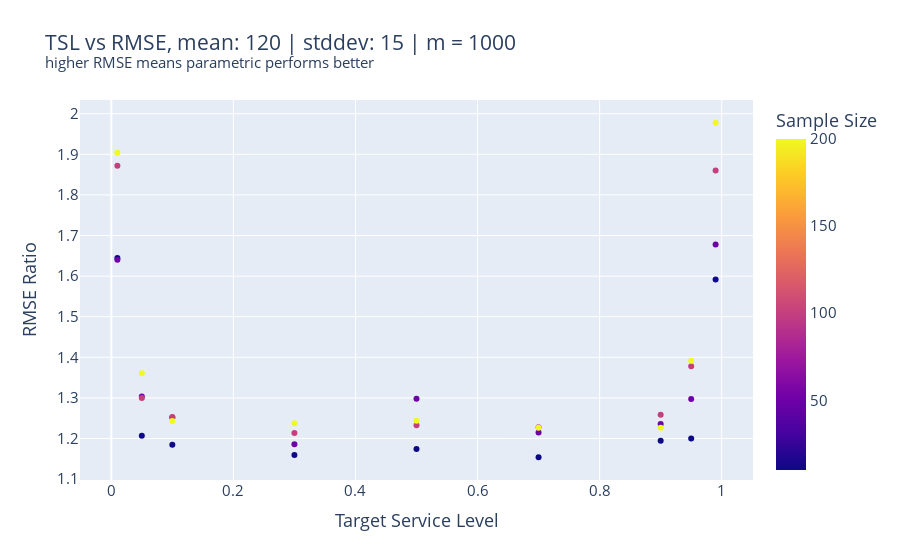
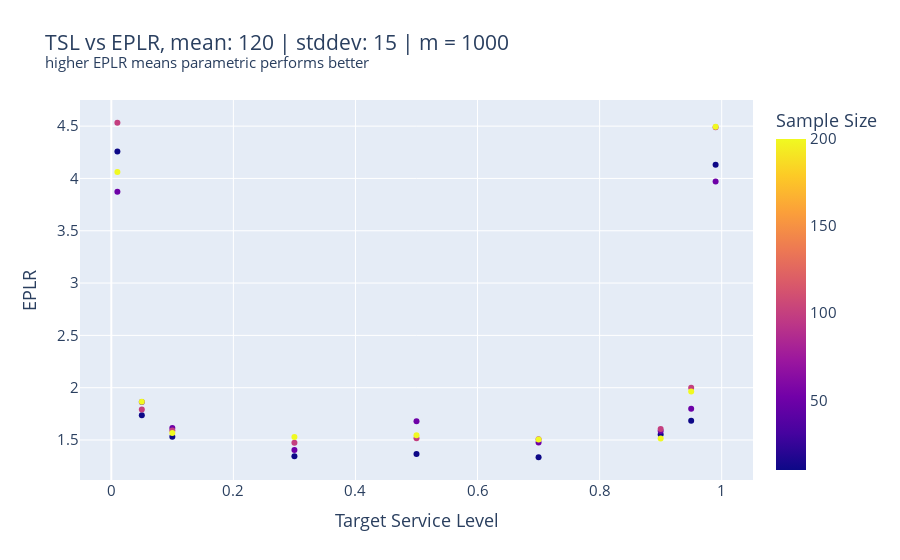

Here is the notebook cell these charts were saved with, in order:
### Code cell
fig = px.scatter(df, x='Target Service Level', y='RMSE Ratio', color="Sample Size", title="TSL vs RMSE, mean: {0} | stddev: {1} | m = {2}<br><sup>higher RMSE means parametric performs better</sup>".format(meanDemand, stdevDemand, numberOfMontecarloIterations))
fig.update_layout(font_size = 15)
fig.write_image("Excercise part 3/RMSE-{0}-{1}.pdf".format(meanDemand, stdevDemand))
fig.show()

fig = px.scatter(df, x='Target Service Level', y='EPLR', color="Sample Size", title="TSL vs EPLR, mean: {0} | stddev: {1} | m = {2}<br><sup>higher EPLR means parametric performs better</sup>".format(meanDemand, stdevDemand, numberOfMontecarloIterations))
fig.update_layout(font_size = 15)
fig.write_image("Excercise part 3/EPLR-{0}-{1}.pdf".format(meanDemand, stdevDemand))
fig.show()

### Figure 1 — Plotly figure (JSON) as saved in the notebook; plotly's stock layout.template omitted (floating-point values rounded to 4 significant figures)
{"data": [{"hovertemplate": "Target Service Level=%{x}<br>RMSE Ratio=%{y}<br>Sample Size=%{marker.color}<extra></extra>", "legendgroup": "", "marker": {"color": [10, 50, 100, 200, 10, 50, 100, 200, 10, 50, 100, 200, 10, 50, 100, 200, 10, 50, 100, 200, 10, 50, 100, 200, 10, 50, 100, 200, 10, 50, 100, 200, 10, 50, 100, 200], "coloraxis": "coloraxis", "symbol": "circle"}, "mode": "markers", "name": "", "orientation": "v", "showlegend": false, "type": "scatter", "x": [0.01, 0.01, 0.01, 0.01, 0.05, 0.05, 0.05, 0.05, 0.1, 0.1, 0.1, 0.1, 0.3, 0.3, 0.3, 0.3, 0.5, 0.5, 0.5, 0.5, 0.7, 0.7, 0.7, 0.7, 0.9, 0.9, 0.9, 0.9, 0.95, 0.95, 0.95, 0.95, 0.99, 0.99, 0.99, 0.99], "xaxis": "x", "y": [1.644, 1.64, 1.872, 1.904, 1.207, 1.304, 1.3, 1.36, 1.185, 1.252, 1.253, 1.243, 1.16, 1.186, 1.214, 1.238, 1.174, 1.298, 1.233, 1.244, 1.154, 1.215, 1.228, 1.227, 1.194, 1.236, 1.258, 1.227, 1.2, 1.297, 1.378, 1.391, 1.591, 1.678, 1.86, 1.978], "yaxis": "y"}], "layout": {"coloraxis": {"colorbar": {"title": {"text": "Sample Size"}}, "colorscale": [[0, "#0d0887"], [0.1111, "#46039f"], [0.2222, "#7201a8"], [0.3333, "#9c179e"], [0.4444, "#bd3786"], [0.5556, "#d8576b"], [0.6667, "#ed7953"], [0.7778, "#fb9f3a"], [0.8889, "#fdca26"], [1, "#f0f921"]]}, "font": {"size": 15}, "legend": {"tracegroupgap": 0}, "title": {"text": "TSL vs RMSE, mean: 120 | stddev: 15 | m = 1000<br><sup>higher RMSE means parametric performs better</sup>"}, "xaxis": {"anchor": "y", "domain": [0, 1], "title": {"text": "Target Service Level"}}, "yaxis": {"anchor": "x", "domain": [0, 1], "title": {"text": "RMSE Ratio"}}}}

### Figure 2 — Plotly figure (JSON) as saved in the notebook; plotly's stock layout.template omitted (floating-point values rounded to 4 significant figures)
{"data": [{"hovertemplate": "Target Service Level=%{x}<br>EPLR=%{y}<br>Sample Size=%{marker.color}<extra></extra>", "legendgroup": "", "marker": {"color": [10, 50, 100, 200, 10, 50, 100, 200, 10, 50, 100, 200, 10, 50, 100, 200, 10, 50, 100, 200, 10, 50, 100, 200, 10, 50, 100, 200, 10, 50, 100, 200, 10, 50, 100, 200], "coloraxis": "coloraxis", "symbol": "circle"}, "mode": "markers", "name": "", "orientation": "v", "showlegend": false, "type": "scatter", "x": [0.01, 0.01, 0.01, 0.01, 0.05, 0.05, 0.05, 0.05, 0.1, 0.1, 0.1, 0.1, 0.3, 0.3, 0.3, 0.3, 0.5, 0.5, 0.5, 0.5, 0.7, 0.7, 0.7, 0.7, 0.9, 0.9, 0.9, 0.9, 0.95, 0.95, 0.95, 0.95, 0.99, 0.99, 0.99, 0.99], "xaxis": "x", "y": [4.258, 3.873, 4.532, 4.061, 1.737, 1.864, 1.792, 1.865, 1.531, 1.615, 1.591, 1.567, 1.345, 1.405, 1.474, 1.528, 1.367, 1.68, 1.518, 1.545, 1.335, 1.476, 1.507, 1.505, 1.552, 1.587, 1.605, 1.514, 1.685, 1.799, 1.999, 1.963, 4.132, 3.972, 4.49, 4.495], "yaxis": "y"}], "layout": {"coloraxis": {"colorbar": {"title": {"text": "Sample Size"}}, "colorscale": [[0, "#0d0887"], [0.1111, "#46039f"], [0.2222, "#7201a8"], [0.3333, "#9c179e"], [0.4444, "#bd3786"], [0.5556, "#d8576b"], [0.6667, "#ed7953"], [0.7778, "#fb9f3a"], [0.8889, "#fdca26"], [1, "#f0f921"]]}, "font": {"size": 15}, "legend": {"tracegroupgap": 0}, "title": {"text": "TSL vs EPLR, mean: 120 | stddev: 15 | m = 1000<br><sup>higher EPLR means parametric performs better</sup>"}, "xaxis": {"anchor": "y", "domain": [0, 1], "title": {"text": "Target Service Level"}}, "yaxis": {"anchor": "x", "domain": [0, 1], "title": {"text": "EPLR"}}}}
